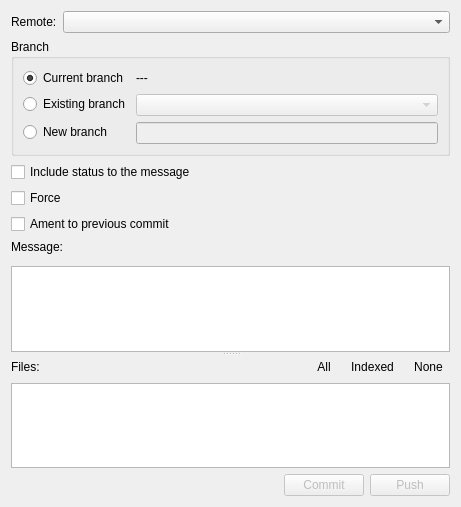
<?xml version="1.0" encoding="UTF-8"?>
<ui version="4.0">
 <class>CommitPushDialog</class>
 <widget class="QDialog" name="CommitPushDialog">
  <property name="geometry">
   <rect>
    <x>0</x>
    <y>0</y>
    <width>461</width>
    <height>507</height>
   </rect>
  </property>
  <property name="windowTitle">
   <string>Commit/Push</string>
  </property>
  <layout class="QVBoxLayout" name="verticalLayout_3">
   <item>
    <layout class="QFormLayout" name="formLayout_2">
     <item row="0" column="0">
      <widget class="QLabel" name="labelCurrentBranchName_2">
       <property name="text">
        <string>Remote:</string>
       </property>
      </widget>
     </item>
     <item row="0" column="1">
      <widget class="QComboBox" name="comboBoxRemote"/>
     </item>
    </layout>
   </item>
   <item>
    <widget class="QGroupBox" name="groupBox">
     <property name="title">
      <string>Branch</string>
     </property>
     <layout class="QFormLayout" name="formLayout">
      <item row="1" column="0">
       <widget class="QRadioButton" name="radioButtonCurrentBranch">
        <property name="text">
         <string>Current branch</string>
        </property>
        <property name="checked">
         <bool>true</bool>
        </property>
       </widget>
      </item>
      <item row="2" column="0">
       <widget class="QRadioButton" name="radioButtonExistingBranch">
        <property name="text">
         <string>Existing branch</string>
        </property>
       </widget>
      </item>
      <item row="2" column="1">
       <widget class="QComboBox" name="comboBoxBranch">
        <property name="enabled">
         <bool>false</bool>
        </property>
       </widget>
      </item>
      <item row="3" column="0">
       <widget class="QRadioButton" name="radioButtonNewBranch">
        <property name="text">
         <string>New branch</string>
        </property>
       </widget>
      </item>
      <item row="3" column="1">
       <widget class="QLineEdit" name="lineEditNewBranchName">
        <property name="enabled">
         <bool>false</bool>
        </property>
       </widget>
      </item>
      <item row="1" column="1">
       <widget class="QLabel" name="labelCurrentBranchName">
        <property name="text">
         <string>---</string>
        </property>
       </widget>
      </item>
     </layout>
    </widget>
   </item>
   <item>
    <widget class="QCheckBox" name="checkBoxIncludeStatus">
     <property name="whatsThis">
      <string>&lt;html&gt;&lt;head/&gt;&lt;body&gt;&lt;p&gt;Include the output of &amp;quot;git status&amp;quot; in the commit message template when using an editor to prepare the commit message. &lt;/p&gt;&lt;p&gt;&lt;a href=&quot;https://git-scm.com/docs/git-commit#Documentation/git-commit.txt---status&quot;&gt;&lt;span style=&quot; text-decoration: underline; color:#2980b9;&quot;&gt;More information&lt;/span&gt;&lt;/a&gt;&lt;/p&gt;&lt;/body&gt;&lt;/html&gt;</string>
     </property>
     <property name="text">
      <string>Include status to the message</string>
     </property>
    </widget>
   </item>
   <item>
    <widget class="QCheckBox" name="checkBoxForce">
     <property name="whatsThis">
      <string>&lt;html&gt;&lt;head/&gt;&lt;body&gt;&lt;p&gt;&lt;br/&gt;&lt;/p&gt;&lt;/body&gt;&lt;/html&gt;</string>
     </property>
     <property name="text">
      <string>Force</string>
     </property>
    </widget>
   </item>
   <item>
    <widget class="QCheckBox" name="checkBoxAmend">
     <property name="whatsThis">
      <string>&lt;html&gt;&lt;head/&gt;&lt;body&gt;&lt;p&gt;Replace the tip of the current branch by creating a new commit.&lt;/p&gt;&lt;p&gt;&lt;br/&gt;&lt;/p&gt;&lt;p&gt;&lt;a href=&quot;https://git-scm.com/docs/git-commit#Documentation/git-commit.txt---amend&quot;&gt;&lt;span style=&quot; text-decoration: underline; color:#2980b9;&quot;&gt;More info&lt;/span&gt;&lt;/a&gt;&lt;/p&gt;&lt;/body&gt;&lt;/html&gt;</string>
     </property>
     <property name="text">
      <string>Ament to previous commit</string>
     </property>
    </widget>
   </item>
   <item>
    <widget class="QSplitter" name="splitter">
     <property name="orientation">
      <enum>Qt::Vertical</enum>
     </property>
     <widget class="QWidget" name="widget" native="true">
      <layout class="QVBoxLayout" name="verticalLayout_2">
       <property name="leftMargin">
        <number>0</number>
       </property>
       <property name="topMargin">
        <number>0</number>
       </property>
       <property name="rightMargin">
        <number>0</number>
       </property>
       <property name="bottomMargin">
        <number>0</number>
       </property>
       <item>
        <widget class="QLabel" name="label">
         <property name="text">
          <string>Message:</string>
         </property>
        </widget>
       </item>
       <item>
        <widget class="QWidget" name="widget_2" native="true"/>
       </item>
       <item>
        <widget class="CompletionTextEdit" name="textEditMessage">
         <property name="whatsThis">
          <string>&lt;html&gt;&lt;head/&gt;&lt;body&gt;&lt;p&gt;Use the given text as the commit message. &lt;/p&gt;&lt;p&gt;&lt;a href=&quot;https://git-scm.com/docs/git-commit#Documentation/git-commit.txt---messageltmsggt&quot;&gt;&lt;span style=&quot; text-decoration: underline; color:#2980b9;&quot;&gt;More information&lt;/span&gt;&lt;/a&gt;&lt;/p&gt;&lt;/body&gt;&lt;/html&gt;</string>
         </property>
        </widget>
       </item>
      </layout>
     </widget>
     <widget class="QWidget" name="layoutWidget">
      <layout class="QVBoxLayout" name="verticalLayout">
       <item>
        <layout class="QHBoxLayout" name="horizontalLayout_2">
         <item>
          <widget class="QLabel" name="label_2">
           <property name="text">
            <string>Files:</string>
           </property>
          </widget>
         </item>
         <item>
          <spacer name="horizontalSpacer_2">
           <property name="orientation">
            <enum>Qt::Horizontal</enum>
           </property>
           <property name="sizeHint" stdset="0">
            <size>
             <width>40</width>
             <height>20</height>
            </size>
           </property>
          </spacer>
         </item>
         <item>
          <widget class="QToolButton" name="toolButtonAddAll">
           <property name="text">
            <string>All</string>
           </property>
           <property name="autoRaise">
            <bool>true</bool>
           </property>
          </widget>
         </item>
         <item>
          <widget class="QToolButton" name="toolButtonAddIndexed">
           <property name="text">
            <string>Indexed</string>
           </property>
           <property name="autoRaise">
            <bool>true</bool>
           </property>
          </widget>
         </item>
         <item>
          <widget class="QToolButton" name="toolButtonAddNone">
           <property name="text">
            <string>None</string>
           </property>
           <property name="autoRaise">
            <bool>true</bool>
           </property>
          </widget>
         </item>
        </layout>
       </item>
       <item>
        <widget class="QListWidget" name="listWidget"/>
       </item>
      </layout>
     </widget>
    </widget>
   </item>
   <item>
    <layout class="QHBoxLayout" name="horizontalLayout">
     <item>
      <spacer name="horizontalSpacer">
       <property name="orientation">
        <enum>Qt::Horizontal</enum>
       </property>
       <property name="sizeHint" stdset="0">
        <size>
         <width>40</width>
         <height>20</height>
        </size>
       </property>
      </spacer>
     </item>
     <item>
      <widget class="QPushButton" name="pushButtonCommit">
       <property name="enabled">
        <bool>false</bool>
       </property>
       <property name="text">
        <string>Commit</string>
       </property>
      </widget>
     </item>
     <item>
      <widget class="QPushButton" name="pushButtonPush">
       <property name="enabled">
        <bool>false</bool>
       </property>
       <property name="text">
        <string>Push</string>
       </property>
      </widget>
     </item>
    </layout>
   </item>
  </layout>
 </widget>
 <customwidgets>
  <customwidget>
   <class>CompletionTextEdit</class>
   <extends>QTextEdit</extends>
   <header>widgets/completiontextedit.h</header>
  </customwidget>
 </customwidgets>
 <tabstops>
  <tabstop>radioButtonCurrentBranch</tabstop>
  <tabstop>radioButtonExistingBranch</tabstop>
  <tabstop>comboBoxBranch</tabstop>
  <tabstop>radioButtonNewBranch</tabstop>
  <tabstop>lineEditNewBranchName</tabstop>
  <tabstop>checkBoxIncludeStatus</tabstop>
  <tabstop>checkBoxForce</tabstop>
  <tabstop>checkBoxAmend</tabstop>
  <tabstop>textEditMessage</tabstop>
  <tabstop>toolButtonAddAll</tabstop>
  <tabstop>toolButtonAddIndexed</tabstop>
  <tabstop>toolButtonAddNone</tabstop>
  <tabstop>listWidget</tabstop>
  <tabstop>pushButtonCommit</tabstop>
  <tabstop>pushButtonPush</tabstop>
 </tabstops>
 <resources/>
 <connections>
  <connection>
   <sender>radioButtonExistingBranch</sender>
   <signal>toggled(bool)</signal>
   <receiver>comboBoxBranch</receiver>
   <slot>setEnabled(bool)</slot>
   <hints>
    <hint type="sourcelabel">
     <x>83</x>
     <y>102</y>
    </hint>
    <hint type="destinationlabel">
     <x>194</x>
     <y>111</y>
    </hint>
   </hints>
  </connection>
  <connection>
   <sender>radioButtonNewBranch</sender>
   <signal>toggled(bool)</signal>
   <receiver>lineEditNewBranchName</receiver>
   <slot>setEnabled(bool)</slot>
   <hints>
    <hint type="sourcelabel">
     <x>71</x>
     <y>140</y>
    </hint>
    <hint type="destinationlabel">
     <x>197</x>
     <y>140</y>
    </hint>
   </hints>
  </connection>
  <connection>
   <sender>radioButtonCurrentBranch</sender>
   <signal>toggled(bool)</signal>
   <receiver>labelCurrentBranchName</receiver>
   <slot>setEnabled(bool)</slot>
   <hints>
    <hint type="sourcelabel">
     <x>71</x>
     <y>77</y>
    </hint>
    <hint type="destinationlabel">
     <x>234</x>
     <y>77</y>
    </hint>
   </hints>
  </connection>
  <connection>
   <sender>checkBoxAmend</sender>
   <signal>toggled(bool)</signal>
   <receiver>widget</receiver>
   <slot>setDisabled(bool)</slot>
   <hints>
    <hint type="sourcelabel">
     <x>63</x>
     <y>239</y>
    </hint>
    <hint type="destinationlabel">
     <x>88</x>
     <y>311</y>
    </hint>
   </hints>
  </connection>
  <connection>
   <sender>textEditMessage</sender>
   <signal>textChanged()</signal>
   <receiver>CommitPushDialog</receiver>
   <slot>checkButtonsEnable()</slot>
   <hints>
    <hint type="sourcelabel">
     <x>181</x>
     <y>273</y>
    </hint>
    <hint type="destinationlabel">
     <x>4</x>
     <y>344</y>
    </hint>
   </hints>
  </connection>
  <connection>
   <sender>checkBoxAmend</sender>
   <signal>toggled(bool)</signal>
   <receiver>CommitPushDialog</receiver>
   <slot>checkButtonsEnable()</slot>
   <hints>
    <hint type="sourcelabel">
     <x>59</x>
     <y>231</y>
    </hint>
    <hint type="destinationlabel">
     <x>5</x>
     <y>212</y>
    </hint>
   </hints>
  </connection>
 </connections>
 <slots>
  <slot>checkButtonsEnable()</slot>
 </slots>
</ui>
